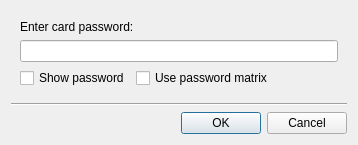
<?xml version="1.0" encoding="UTF-8"?>
<ui version="4.0">
 <class>PasswordDialog</class>
 <widget class="QDialog" name="PasswordDialog">
  <property name="geometry">
   <rect>
    <x>0</x>
    <y>0</y>
    <width>358</width>
    <height>137</height>
   </rect>
  </property>
  <property name="sizePolicy">
   <sizepolicy hsizetype="MinimumExpanding" vsizetype="MinimumExpanding">
    <horstretch>0</horstretch>
    <verstretch>0</verstretch>
   </sizepolicy>
  </property>
  <property name="windowTitle">
   <string>Password dialog</string>
  </property>
  <property name="windowIcon">
   <iconset resource="../resources.qrc">
    <normaloff>:/images/CS_icon.png</normaloff>:/images/CS_icon.png</iconset>
  </property>
  <layout class="QVBoxLayout" name="verticalLayout">
   <item>
    <widget class="QFrame" name="frame">
     <property name="sizePolicy">
      <sizepolicy hsizetype="MinimumExpanding" vsizetype="MinimumExpanding">
       <horstretch>0</horstretch>
       <verstretch>0</verstretch>
      </sizepolicy>
     </property>
     <property name="autoFillBackground">
      <bool>false</bool>
     </property>
     <property name="frameShape">
      <enum>QFrame::NoFrame</enum>
     </property>
     <property name="frameShadow">
      <enum>QFrame::Plain</enum>
     </property>
     <layout class="QVBoxLayout" name="verticalLayout_2">
      <item>
       <widget class="QLabel" name="label">
        <property name="sizePolicy">
         <sizepolicy hsizetype="Fixed" vsizetype="Fixed">
          <horstretch>0</horstretch>
          <verstretch>0</verstretch>
         </sizepolicy>
        </property>
        <property name="text">
         <string>Enter card password:</string>
        </property>
       </widget>
      </item>
      <item>
       <widget class="QLineEdit" name="lineEdit">
        <property name="maxLength">
         <number>39</number>
        </property>
        <property name="echoMode">
         <enum>QLineEdit::Password</enum>
        </property>
       </widget>
      </item>
      <item>
       <layout class="QHBoxLayout" name="horizontalLayout_2">
        <item>
         <widget class="QCheckBox" name="checkBox">
          <property name="sizePolicy">
           <sizepolicy hsizetype="Fixed" vsizetype="Fixed">
            <horstretch>0</horstretch>
            <verstretch>0</verstretch>
           </sizepolicy>
          </property>
          <property name="text">
           <string>Show password</string>
          </property>
         </widget>
        </item>
        <item>
         <widget class="QCheckBox" name="checkBox_PasswordMatrix">
          <property name="sizePolicy">
           <sizepolicy hsizetype="Fixed" vsizetype="Fixed">
            <horstretch>0</horstretch>
            <verstretch>0</verstretch>
           </sizepolicy>
          </property>
          <property name="text">
           <string>Use password matrix</string>
          </property>
         </widget>
        </item>
        <item>
         <spacer name="horizontalSpacer_3">
          <property name="orientation">
           <enum>Qt::Horizontal</enum>
          </property>
          <property name="sizeHint" stdset="0">
           <size>
            <width>0</width>
            <height>20</height>
           </size>
          </property>
         </spacer>
        </item>
       </layout>
      </item>
     </layout>
    </widget>
   </item>
   <item>
    <spacer name="verticalSpacer">
     <property name="orientation">
      <enum>Qt::Vertical</enum>
     </property>
     <property name="sizeType">
      <enum>QSizePolicy::MinimumExpanding</enum>
     </property>
     <property name="sizeHint" stdset="0">
      <size>
       <width>0</width>
       <height>0</height>
      </size>
     </property>
    </spacer>
   </item>
   <item>
    <widget class="Line" name="line">
     <property name="orientation">
      <enum>Qt::Horizontal</enum>
     </property>
    </widget>
   </item>
   <item>
    <layout class="QHBoxLayout" name="horizontalLayout">
     <item>
      <spacer name="horizontalSpacer">
       <property name="orientation">
        <enum>Qt::Horizontal</enum>
       </property>
       <property name="sizeHint" stdset="0">
        <size>
         <width>40</width>
         <height>20</height>
        </size>
       </property>
      </spacer>
     </item>
     <item>
      <widget class="QDialogButtonBox" name="buttonBox">
       <property name="orientation">
        <enum>Qt::Horizontal</enum>
       </property>
       <property name="standardButtons">
        <set>QDialogButtonBox::Cancel|QDialogButtonBox::Ok</set>
       </property>
      </widget>
     </item>
    </layout>
   </item>
  </layout>
 </widget>
 <tabstops>
  <tabstop>lineEdit</tabstop>
  <tabstop>checkBox</tabstop>
  <tabstop>checkBox_PasswordMatrix</tabstop>
 </tabstops>
 <resources>
  <include location="../resources.qrc"/>
 </resources>
 <connections>
  <connection>
   <sender>buttonBox</sender>
   <signal>accepted()</signal>
   <receiver>PasswordDialog</receiver>
   <slot>accept()</slot>
   <hints>
    <hint type="sourcelabel">
     <x>248</x>
     <y>254</y>
    </hint>
    <hint type="destinationlabel">
     <x>157</x>
     <y>274</y>
    </hint>
   </hints>
  </connection>
  <connection>
   <sender>buttonBox</sender>
   <signal>rejected()</signal>
   <receiver>PasswordDialog</receiver>
   <slot>reject()</slot>
   <hints>
    <hint type="sourcelabel">
     <x>316</x>
     <y>260</y>
    </hint>
    <hint type="destinationlabel">
     <x>286</x>
     <y>274</y>
    </hint>
   </hints>
  </connection>
 </connections>
</ui>
